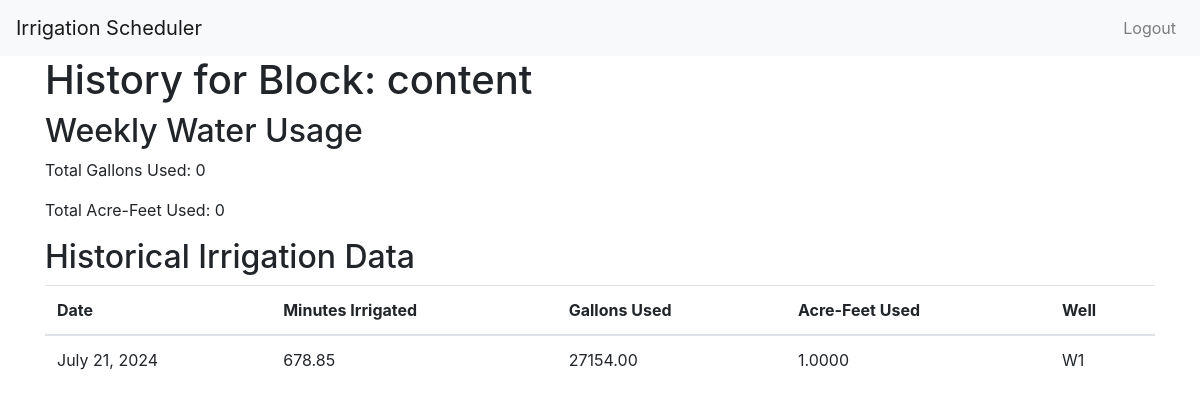
/scheduler/block/10/history/ (signed in), run on the app's committed database.
### scheduler/models.py (models this page shows, shortened)
class IrrigationHistory(models.Model):
    block = models.ForeignKey(Block, on_delete=models.CASCADE, related_name='irrigation_histories')
    date = models.DateField(auto_now_add=True)
    minutes_irrigated = models.DecimalField(max_digits=10, decimal_places=2)
    gallons_used = models.DecimalField(max_digits=15, decimal_places=2)
    acre_feet_used = models.DecimalField(max_digits=10, decimal_places=4)
    days_between_irrigations = models.IntegerField(null=True, blank=True)
    interval_between_irrigations = models.IntegerField(null=True, blank=True)
    well = models.ForeignKey(Well, on_delete=models.CASCADE, related_name='irrigation_histories', null=True, blank=True)

class Well(models.Model):
    name = models.CharField(max_length=100)
    ranch = models.ForeignKey(Ranch, on_delete=models.CASCADE, related_name='wells')
    gpm = models.DecimalField(max_digits=10, decimal_places=2, default=0.0)

### scheduler/views.py (the view)
# urls.py: path('block/<int:block_id>/history/', views.block_history, name='block_history'),
@login_required
def block_history(request, block_id):
    block = Block.objects.get(id=block_id)
    histories = IrrigationHistory.objects.filter(block=block).order_by('-date')
    weekly_gallons, weekly_acre_feet = get_weekly_water_usage(block)
    return render(request, 'scheduler/block_history.html', {
        'block': block,
        'histories': histories,
        'weekly_gallons': weekly_gallons,
        'weekly_acre_feet': weekly_acre_feet
    })

### scheduler/utils.py (called while the page is built)
def get_weekly_water_usage(block):
    today = timezone.now().date()
    start_of_week = today - timedelta(days=today.weekday())  # Monday of this week
    end_of_week = start_of_week + timedelta(days=6)  # Sunday of this week
    histories = IrrigationHistory.objects.filter(block=block, date__range=[start_of_week, end_of_week])
    total_gallons = sum(h.gallons_used for h in histories)
    total_acre_feet = sum(h.acre_feet_used for h in histories)
    return total_gallons, total_acre_feet

### scheduler/templates/scheduler/block_history.html
{% extends "base_generic.html" %}
{% block content %}
<h1>History for Block: {{ block.name }}</h1>
<h2>Weekly Water Usage</h2>
<p>Total Gallons Used: {{ weekly_gallons }}</p>
<p>Total Acre-Feet Used: {{ weekly_acre_feet }}</p>
<h2>Historical Irrigation Data</h2>
<table class="table">
    <thead>
        <tr>
            <th>Date</th>
            <th>Minutes Irrigated</th>
            <th>Gallons Used</th>
            <th>Acre-Feet Used</th>
            <th>Well</th>
        </tr>
    </thead>
    <tbody>
        {% for history in histories %}
        <tr>
            <td>{{ history.date }}</td>
            <td>{{ history.minutes_irrigated }}</td>
            <td>{{ history.gallons_used }}</td>
            <td>{{ history.acre_feet_used }}</td>
            <td>{% if history.well %}{{ history.well.name }}{% else %}N/A{% endif %}</td>
        </tr>
        {% endfor %}
    </tbody>
</table>
{% endblock %}

### data on the page
IrrigationHistory: date "July 21, 2024", minutes_irrigated "678.85", gallons_used "27154.00", acre_feet_used "1.0000", well.name "W1"

### other printed values
{{ block.name }} "content"
{{ weekly_gallons }} "0"
{{ weekly_acre_feet }} "0"
